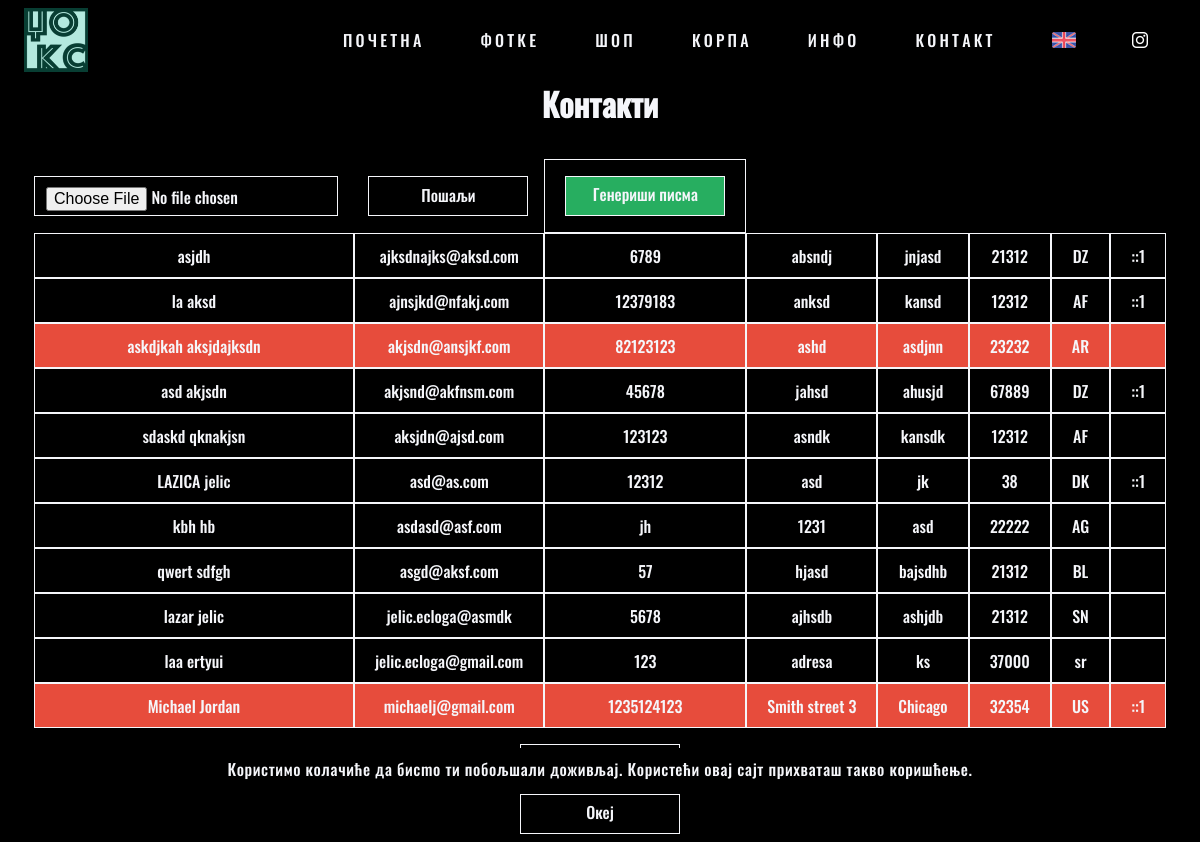
/pages/manage?type=4 (signed in), run on the app's committed database.
### tables this page shows
CREATE TABLE `purchases` (
  `id` int(11) NOT NULL,
  `hash` varchar(32) NOT NULL,
  `name` varchar(100) DEFAULT NULL,
  `email` varchar(30) NOT NULL,
  `phone` varchar(20) NOT NULL,
  `address` varchar(30) NOT NULL,
  `zip` varchar(5) NOT NULL,
  `city` varchar(30) NOT NULL,
  `country` varchar(5) NOT NULL,
  `method` int(11) NOT NULL,
  `ip` varchar(20) NOT NULL,
  `shipping_company` varchar(30) NOT NULL,
  `shipping_number` varchar(30) NOT NULL,
  `date_submitted` timestamp NOT NULL DEFAULT CURRENT_TIMESTAMP ON UPDATE CURRENT_TIMESTAMP,
  `confirmed` tinyint(1) NOT NULL DEFAULT '0',
  `shipped` tinyint(1) NOT NULL DEFAULT '0',
  `subscribed` tinyint(1) NOT NULL DEFAULT '1'
);

### ui/manage_contacts.php (the view)
<h1><?php echo $string["manage"]["contacts"]; ?></h1>
<table>
	<form action="../actions/contact_newsletter" method="POST" enctype="multipart/form-data">
		<td class="no-border"><input name="message" type="file" required/></td>
		<td class="no-border"><input class="button" type="submit" value="<?php echo $string['manage']['send']; ?>"/></td>
		<td><a class="button green" href="../actions/contact_letters"><?php echo $string['manage']['letters']; ?></a></td>
	</form>
	<?php
		$cmd = "SELECT * FROM purchases GROUP BY email";
		$result = mysqli_query($connect, $cmd);
		while($row = mysqli_fetch_array($result)) {
			echo '<tr ';
			if($row['subscribed'] == 0) {
				echo 'class="red" ';
			}
			echo '>';
			echo '<td>' . $row['name'] . '</td>';
			echo '<td>' . $row['email'] . '</td>';
			echo '<td>' . $row['phone'] . '</td>';
			echo '<td>' . $row['address'] . '</td>';
			echo '<td>' . $row['city'] . '</td>';
			echo '<td>' . $row['zip'] . '</td>';
			echo '<td>' . $row['country'] . '</td>';
			echo '<td>' . $row['ip'] . '</td>';
			echo '</tr>';
		}
	?>
</table>

### css/main.css (style rules this page uses)
:root { --color-dark: #000; --color-light: #f5f6fa; }
*, *:after, *:before { margin: 0; padding: 0; -webkit-box-sizing: border-box; -moz-box-sizing: border-box; box-sizing: border-box; }
body, html { width: 100%; max-height: 100% !important; padding: 0; margin: 0; background-color: var(--color-dark); color: var(--color-light); }
body, input, textarea, select { font-family: 'Oswald', sans-serif; }
a { color: var(--color-light); outline: none; text-decoration: none !important; transition: 500ms ease; -moz-transition: 500ms ease; -webkit-transition: 500ms ease; -ms-transition: 500ms ease; -o-transition: 500ms ease; border-bottom: 0; padding-bottom: 0.3em; }
h1 { font-size: 2em; text-align: center; margin-top: 1em; margin-bottom: 1em; }
form { margin: 0 auto; width: 50%; overflow: hidden; }
input, textarea, label span, select { background-color: transparent; width: 100%; max-width: 100%; height: 2.5em; margin-bottom: 1em; padding-left: 0.7em; border: 1px solid var(--color-light); border-radius: 1px; font-size: 1em; font-weight: 300; transition: 500ms ease; -moz-transition: 500ms ease; -webkit-transition: 500ms ease; -ms-transition: 500ms ease; -o-transition: 500ms ease; -webkit-appearance: none; -webkit-border-radius: 0; border-radius: 0; display: inline-block; color: var(--color-light); opacity: 1; }
input[type=file] { padding-top: 0.5em; }
.button { float: right; text-align: center; display: block; width: 10em; height: 2.5em; line-height: 2.2em; color: var(--color-light); border: 1px solid var(--color-light); background-color: transparent; padding : 0 !important; transition: 500ms ease; -moz-transition: 500ms ease; -webkit-transition: 500ms ease; -ms-transition: 500ms ease; -o-transition: 500ms ease; }

### css/manage.css (style rules this page uses)
table { width: auto; margin: 0 auto; border-collapse: separate; border-spacing: 0; margin-bottom: 1em; }
td { padding: 0 20px; height: 45px; text-align: center; border: 1px solid var(--color-light); }
td > form, td > input, td > select, td > textarea, td > .button { margin: 1em auto; }
.red { background: #e74c3c; }
.green { background: #27ae60; }
.no-border { border: none; padding: 0; margin: 0; padding-right: 1em; }

### data on the page
purchases: name "asjdh", email "ajksdnajks@aksd.com", phone "6789", address "absndj", city "jnjasd", zip "21312", country "DZ", ip "::1"
purchases: name "la aksd", email "ajnsjkd@nfakj.com", phone "12379183", address "anksd", city "kansd", zip "12312", country "AF", ip "::1"
purchases: name "askdjkah aksjdajksdn", email "akjsdn@ansjkf.com", phone "82123123", address "ashd", city "asdjnn", zip "23232", country "AR"
purchases: name "asd akjsdn", email "akjsnd@akfnsm.com", phone "45678", address "jahsd", city "ahusjd", zip "67889", country "DZ", ip "::1"
purchases: name "sdaskd qknakjsn", email "aksjdn@ajsd.com", phone "123123", address "asndk", city "kansdk", zip "12312", country "AF"
purchases: name "LAZICA jelic", email "asd@as.com", phone "12312", address "asd", city "jk", zip "38", country "DK", ip "::1"
purchases: name "kbh hb", email "asdasd@asf.com", phone "jh", address "1231", city "asd", zip "22222", country "AG"
purchases: name "qwert sdfgh", email "asgd@aksf.com", phone "57", address "hjasd", city "bajsdhb", zip "21312", country "BL"
purchases: name "lazar jelic", email "jelic.ecloga@asmdk", phone "5678", address "ajhsdb", city "ashjdb", zip "21312", country "SN"
purchases: name "laa ertyui", email "jelic.ecloga@gmail.com", phone "123", address "adresa", city "ks", zip "37000", country "sr"
purchases: name "Michael Jordan", email "michaelj@gmail.com", phone "1235124123", address "Smith street 3", city "Chicago", zip "32354", country "US", ip "::1"

### other printed values
$string["header"][$item] "ПОЧЕТНА"
$string["header"][$item] "ФОТКЕ"
$string["header"][$item] "ШОП"
$string["header"][$item] "КОРПА"
$string["header"][$item] "ИНФО"
$string["header"][$item] "КОНТАКТ"
$string['status']['cookiesAlert'] "Користимо колачиће да бисmo ти побољшали доживљај. Користећи овај сајт прихваташ такво коришћење."
$string['header']['ok'] "Океј"
$string["manage"]["contacts"] "Контакти"
$string['manage']['letters'] "Генериши писма"
